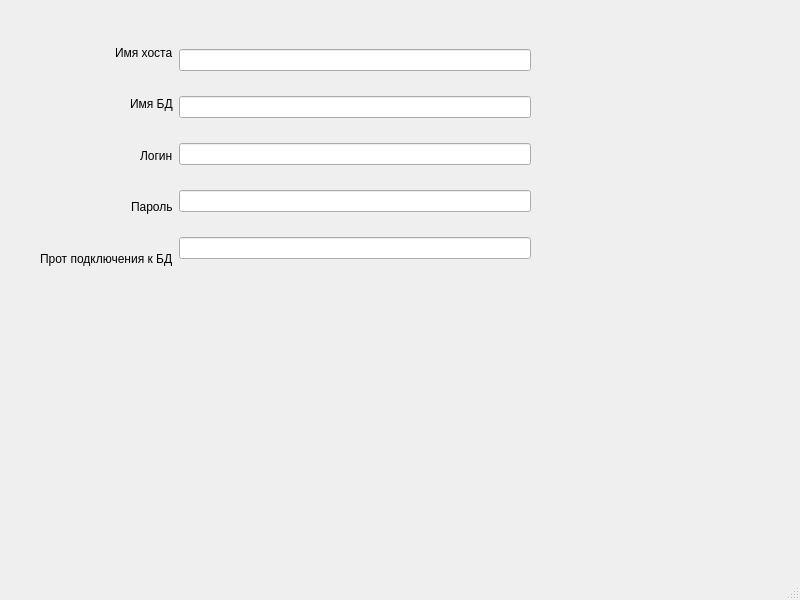
<?xml version="1.0" encoding="UTF-8"?>
<ui version="4.0">
 <class>MainWindow</class>
 <widget class="QMainWindow" name="MainWindow">
  <property name="geometry">
   <rect>
    <x>0</x>
    <y>0</y>
    <width>800</width>
    <height>600</height>
   </rect>
  </property>
  <property name="windowTitle">
   <string>MainWindow</string>
  </property>
  <widget class="QWidget" name="centralwidget">
   <widget class="QWidget" name="horizontalLayoutWidget">
    <property name="geometry">
     <rect>
      <x>40</x>
      <y>30</y>
      <width>491</width>
      <height>251</height>
     </rect>
    </property>
    <layout class="QHBoxLayout" name="horizontalLayout">
     <item>
      <layout class="QVBoxLayout" name="verticalLayout_2">
       <item alignment="Qt::AlignRight">
        <widget class="QLabel" name="label_2">
         <property name="text">
          <string>Имя хоста</string>
         </property>
        </widget>
       </item>
       <item alignment="Qt::AlignRight">
        <widget class="QLabel" name="label_3">
         <property name="text">
          <string>Имя БД</string>
         </property>
        </widget>
       </item>
       <item alignment="Qt::AlignRight">
        <widget class="QLabel" name="label_5">
         <property name="text">
          <string>Логин</string>
         </property>
        </widget>
       </item>
       <item alignment="Qt::AlignRight">
        <widget class="QLabel" name="label_4">
         <property name="text">
          <string>Пароль</string>
         </property>
        </widget>
       </item>
       <item alignment="Qt::AlignRight">
        <widget class="QLabel" name="label">
         <property name="text">
          <string>Прот подключения к БД</string>
         </property>
        </widget>
       </item>
      </layout>
     </item>
     <item>
      <layout class="QVBoxLayout" name="verticalLayout">
       <item>
        <widget class="QLineEdit" name="host_name">
         <property name="text">
          <string/>
         </property>
        </widget>
       </item>
       <item>
        <widget class="QLineEdit" name="BD_Name">
         <property name="text">
          <string/>
         </property>
        </widget>
       </item>
       <item>
        <widget class="QLineEdit" name="Login">
         <property name="text">
          <string/>
         </property>
        </widget>
       </item>
       <item>
        <widget class="QLineEdit" name="password">
         <property name="text">
          <string/>
         </property>
        </widget>
       </item>
       <item>
        <widget class="QLineEdit" name="prot"/>
       </item>
      </layout>
     </item>
    </layout>
   </widget>
  </widget>
  <widget class="QMenuBar" name="menubar">
   <property name="geometry">
    <rect>
     <x>0</x>
     <y>0</y>
     <width>800</width>
     <height>21</height>
    </rect>
   </property>
  </widget>
  <widget class="QStatusBar" name="statusbar"/>
 </widget>
 <resources/>
 <connections/>
</ui>
